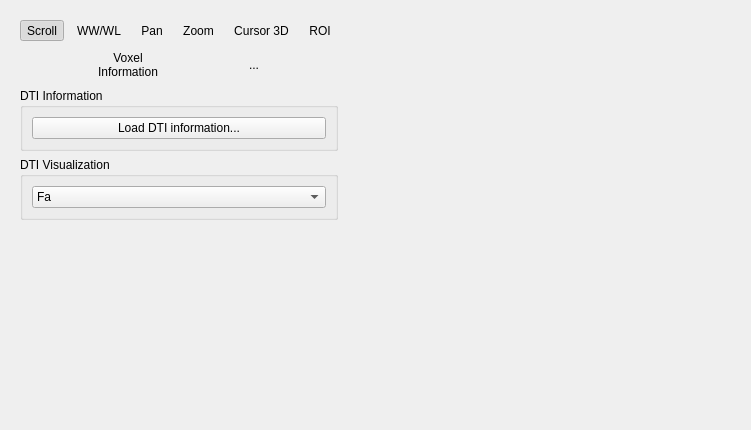
<?xml version="1.0" encoding="UTF-8"?>
<ui version="4.0">
 <class>DTIExtensionBase</class>
 <widget class="QWidget" name="DTIExtensionBase">
  <property name="geometry">
   <rect>
    <x>0</x>
    <y>0</y>
    <width>751</width>
    <height>430</height>
   </rect>
  </property>
  <property name="windowTitle">
   <string>Form</string>
  </property>
  <layout class="QGridLayout" name="gridLayout">
   <item row="0" column="0">
    <widget class="QWidget" name="widget" native="true">
     <property name="sizePolicy">
      <sizepolicy hsizetype="Fixed" vsizetype="Fixed">
       <horstretch>0</horstretch>
       <verstretch>0</verstretch>
      </sizepolicy>
     </property>
     <layout class="QGridLayout">
      <property name="margin">
       <number>9</number>
      </property>
      <property name="spacing">
       <number>6</number>
      </property>
      <item row="0" column="0">
       <layout class="QHBoxLayout">
        <property name="spacing">
         <number>6</number>
        </property>
        <property name="margin">
         <number>0</number>
        </property>
        <item>
         <widget class="QToolButton" name="m_slicingToolButton">
          <property name="text">
           <string>Scroll</string>
          </property>
          <property name="icon">
           <iconset>
            <normaloff/>
           </iconset>
          </property>
          <property name="iconSize">
           <size>
            <width>32</width>
            <height>32</height>
           </size>
          </property>
          <property name="checkable">
           <bool>true</bool>
          </property>
          <property name="checked">
           <bool>true</bool>
          </property>
          <property name="toolButtonStyle">
           <enum>Qt::ToolButtonTextUnderIcon</enum>
          </property>
          <property name="autoRaise">
           <bool>true</bool>
          </property>
         </widget>
        </item>
        <item>
         <widget class="QToolButton" name="m_windowLevelToolButton">
          <property name="text">
           <string>WW/WL</string>
          </property>
          <property name="icon">
           <iconset>
            <normaloff/>
           </iconset>
          </property>
          <property name="iconSize">
           <size>
            <width>32</width>
            <height>32</height>
           </size>
          </property>
          <property name="checkable">
           <bool>true</bool>
          </property>
          <property name="toolButtonStyle">
           <enum>Qt::ToolButtonTextUnderIcon</enum>
          </property>
          <property name="autoRaise">
           <bool>true</bool>
          </property>
         </widget>
        </item>
        <item>
         <widget class="QToolButton" name="m_translateToolButton">
          <property name="text">
           <string>Pan</string>
          </property>
          <property name="icon">
           <iconset>
            <normaloff/>
           </iconset>
          </property>
          <property name="iconSize">
           <size>
            <width>32</width>
            <height>32</height>
           </size>
          </property>
          <property name="checkable">
           <bool>true</bool>
          </property>
          <property name="toolButtonStyle">
           <enum>Qt::ToolButtonTextUnderIcon</enum>
          </property>
          <property name="autoRaise">
           <bool>true</bool>
          </property>
         </widget>
        </item>
        <item>
         <widget class="QToolButton" name="m_zoomToolButton">
          <property name="text">
           <string>Zoom</string>
          </property>
          <property name="icon">
           <iconset>
            <normaloff/>
           </iconset>
          </property>
          <property name="iconSize">
           <size>
            <width>32</width>
            <height>32</height>
           </size>
          </property>
          <property name="checkable">
           <bool>true</bool>
          </property>
          <property name="toolButtonStyle">
           <enum>Qt::ToolButtonTextUnderIcon</enum>
          </property>
          <property name="autoRaise">
           <bool>true</bool>
          </property>
         </widget>
        </item>
        <item>
         <widget class="QToolButton" name="m_cursor3DToolButton">
          <property name="text">
           <string>Cursor 3D</string>
          </property>
          <property name="icon">
           <iconset>
            <normaloff/>
           </iconset>
          </property>
          <property name="iconSize">
           <size>
            <width>32</width>
            <height>32</height>
           </size>
          </property>
          <property name="checkable">
           <bool>true</bool>
          </property>
          <property name="toolButtonStyle">
           <enum>Qt::ToolButtonTextUnderIcon</enum>
          </property>
          <property name="autoRaise">
           <bool>true</bool>
          </property>
         </widget>
        </item>
        <item>
         <widget class="QToolButton" name="m_polylineButton">
          <property name="text">
           <string>ROI</string>
          </property>
          <property name="icon">
           <iconset>
            <normaloff/>
           </iconset>
          </property>
          <property name="iconSize">
           <size>
            <width>32</width>
            <height>32</height>
           </size>
          </property>
          <property name="checkable">
           <bool>true</bool>
          </property>
          <property name="toolButtonStyle">
           <enum>Qt::ToolButtonTextUnderIcon</enum>
          </property>
          <property name="autoRaise">
           <bool>true</bool>
          </property>
         </widget>
        </item>
       </layout>
      </item>
      <item row="1" column="0">
       <layout class="QHBoxLayout">
        <property name="spacing">
         <number>6</number>
        </property>
        <property name="margin">
         <number>0</number>
        </property>
        <item>
         <widget class="QToolButton" name="m_voxelInformationToolButton">
          <property name="enabled">
           <bool>true</bool>
          </property>
          <property name="layoutDirection">
           <enum>Qt::LeftToRight</enum>
          </property>
          <property name="text">
           <string>Voxel
Information</string>
          </property>
          <property name="icon">
           <iconset>
            <normaloff/>
           </iconset>
          </property>
          <property name="iconSize">
           <size>
            <width>32</width>
            <height>32</height>
           </size>
          </property>
          <property name="checkable">
           <bool>true</bool>
          </property>
          <property name="toolButtonStyle">
           <enum>Qt::ToolButtonTextUnderIcon</enum>
          </property>
          <property name="autoRaise">
           <bool>true</bool>
          </property>
         </widget>
        </item>
        <item>
         <layout class="QVBoxLayout">
          <property name="spacing">
           <number>6</number>
          </property>
          <property name="margin">
           <number>0</number>
          </property>
          <item>
           <widget class="QToolButton" name="m_screenShotToolButton">
            <property name="text">
             <string>...</string>
            </property>
            <property name="icon">
             <iconset>
              <normaloff/>
             </iconset>
            </property>
            <property name="iconSize">
             <size>
              <width>32</width>
              <height>32</height>
             </size>
            </property>
            <property name="checkable">
             <bool>true</bool>
            </property>
            <property name="autoRaise">
             <bool>true</bool>
            </property>
           </widget>
          </item>
         </layout>
        </item>
       </layout>
      </item>
      <item row="2" column="0">
       <widget class="QGroupBox" name="m_T1segmentationGroupBox">
        <property name="title">
         <string>DTI Information</string>
        </property>
        <layout class="QVBoxLayout" name="verticalLayout_2">
         <item>
          <widget class="QPushButton" name="pushButton">
           <property name="text">
            <string>Load DTI information...</string>
           </property>
          </widget>
         </item>
        </layout>
       </widget>
      </item>
      <item row="3" column="0">
       <widget class="QGroupBox" name="groupBox">
        <property name="title">
         <string>DTI Visualization</string>
        </property>
        <layout class="QVBoxLayout" name="verticalLayout">
         <item>
          <widget class="QComboBox" name="comboBox">
           <item>
            <property name="text">
             <string>Fa </string>
            </property>
           </item>
           <item>
            <property name="text">
             <string>Fa color</string>
            </property>
           </item>
           <item>
            <property name="text">
             <string>b0</string>
            </property>
           </item>
           <item>
            <property name="text">
             <string>ADC</string>
            </property>
           </item>
          </widget>
         </item>
        </layout>
       </widget>
      </item>
     </layout>
    </widget>
   </item>
   <item row="0" column="1" rowspan="2">
    <widget class="udg::ViewersLayout" name="m_viewersLayout" native="true">
     <property name="sizePolicy">
      <sizepolicy hsizetype="Preferred" vsizetype="Preferred">
       <horstretch>0</horstretch>
       <verstretch>0</verstretch>
      </sizepolicy>
     </property>
     <property name="minimumSize">
      <size>
       <width>50</width>
       <height>0</height>
      </size>
     </property>
    </widget>
   </item>
   <item row="1" column="0">
    <spacer name="verticalSpacer">
     <property name="orientation">
      <enum>Qt::Vertical</enum>
     </property>
     <property name="sizeHint" stdset="0">
      <size>
       <width>168</width>
       <height>198</height>
      </size>
     </property>
    </spacer>
   </item>
  </layout>
 </widget>
 <customwidgets>
  <customwidget>
   <class>udg::ViewersLayout</class>
   <extends>QWidget</extends>
   <header>viewerslayout.h</header>
   <container>1</container>
  </customwidget>
 </customwidgets>
 <resources/>
 <connections/>
</ui>
